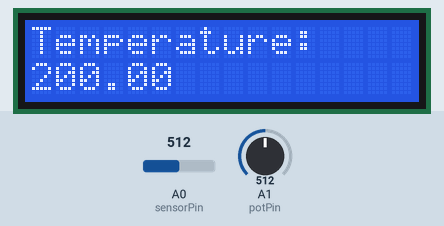
Simulated run of this sketch. Board: Arduino Uno, built with avr-gcc and run on an emulated ATmega328P. On the bench: 16×2 character LCD. The test bench sets the inputs (shaded band); at power-on: A1 (potPin) = 512, A0 (sensorPin) = 512.

Above: at 1.6 s.
1.7 s: A1 (potPin) set to 614
3.2 s: A1 (potPin) set to 639
At 4.9 s:
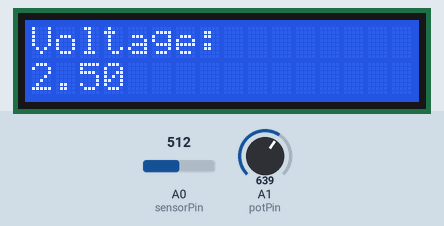
5.5 s: A1 (potPin) set to 306
At 6.8 s:
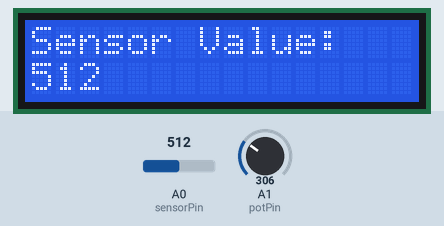
7.5 s: A0 (sensorPin) set to 716
At 8.7 s:
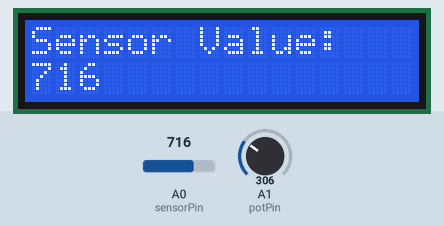
9.5 s: A0 (sensorPin) set to 900
At 10.6 s:
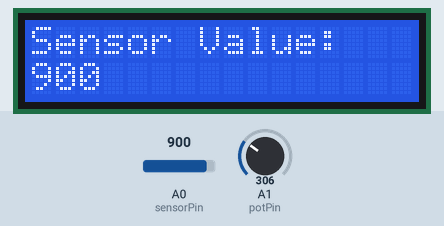
11.5 s: A0 (sensorPin) set to 1023
At 12.5 s:
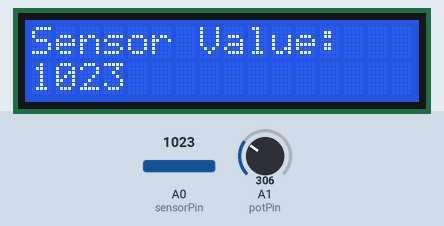
Timing chart, 0 to 14.5 s (numbered marks = the images above; inputs shaded):
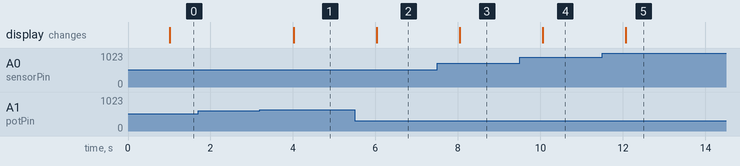

The sketch:

temp_lcd.ino
```cpp
#include <LiquidCrystal.h>
LiquidCrystal lcd(12, 11, 5, 4, 3, 2);

const int sensorPin = A0;
const int potPin = A1;

unsigned long debounceDelay = 1000;
unsigned long lastDebounceTime = 0;

void setup() {
  lcd.begin(16, 2);
}

void loop() {
  int sensorVal = analogRead(sensorPin);
  int potentionmeter = analogRead(potPin);
  int potValue = map(potentionmeter, 0, 1023, 0, 100);

  float voltage = (sensorVal/1024.0)*5.0;
  float temp = (voltage-0.5)*100;

  if ((millis() - lastDebounceTime) > debounceDelay) {
    if(potValue <= 30){
      lcd.clear();
      lcd.setCursor(0, 0);
      lcd.print("Sensor Value:");
      lcd.setCursor(0, 1);
      lcd.print(sensorVal);
    } else if(potValue > 30 && potValue <= 60){
      lcd.clear();
      lcd.setCursor(0, 0);
      lcd.print("Temperature:");
      lcd.setCursor(0, 1);
      lcd.print(temp);
    } else {
      lcd.clear();
      lcd.setCursor(0,0);
      lcd.print("Voltage: ");
      lcd.setCursor(0,1);
      lcd.print(voltage);
    }

    lastDebounceTime = millis();
  }
}
```

Measured:
- the behaviour switches between 624 and 625 on A1 (potPin) (found by bisection; images 0 and 1)
- after the input at 1.7 s, every drawn part: stays the same
- after the input at 3.2 s, the display: changes after 0.82 s (image 1)
- after the input at 5.5 s, the display: changes after 0.53 s (image 2)
- after the input at 7.5 s, the display: changes after 0.54 s (image 3)
- after the input at 9.5 s, the display: changes after 0.56 s (image 4)
- after the input at 11.5 s, the display: changes after 0.57 s (image 5)
